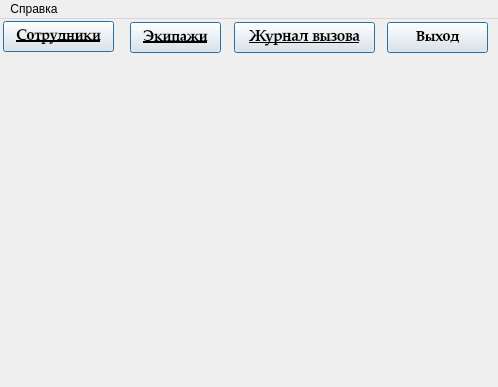
<?xml version="1.0" encoding="UTF-8"?>
<ui version="4.0">
 <class>MainWindow</class>
 <widget class="QMainWindow" name="MainWindow">
  <property name="geometry">
   <rect>
    <x>0</x>
    <y>0</y>
    <width>498</width>
    <height>387</height>
   </rect>
  </property>
  <property name="windowTitle">
   <string>СТРАЖИ ГАЛАКТИКИ</string>
  </property>
  <widget class="QWidget" name="centralwidget">
   <widget class="QPushButton" name="pushButton">
    <property name="geometry">
     <rect>
      <x>3</x>
      <y>2</y>
      <width>111</width>
      <height>31</height>
     </rect>
    </property>
    <property name="font">
     <font>
      <family>Palatino Linotype</family>
      <pointsize>11</pointsize>
      <weight>75</weight>
      <italic>false</italic>
      <bold>true</bold>
      <underline>true</underline>
     </font>
    </property>
    <property name="text">
     <string>Сотрудники</string>
    </property>
    <property name="iconSize">
     <size>
      <width>150</width>
      <height>100</height>
     </size>
    </property>
    <property name="checkable">
     <bool>false</bool>
    </property>
    <property name="autoRepeat">
     <bool>false</bool>
    </property>
    <property name="autoDefault">
     <bool>false</bool>
    </property>
    <property name="default">
     <bool>true</bool>
    </property>
    <property name="flat">
     <bool>false</bool>
    </property>
   </widget>
   <widget class="QPushButton" name="pushButton_2">
    <property name="geometry">
     <rect>
      <x>130</x>
      <y>3</y>
      <width>91</width>
      <height>31</height>
     </rect>
    </property>
    <property name="font">
     <font>
      <family>Palatino Linotype</family>
      <pointsize>11</pointsize>
      <weight>75</weight>
      <bold>true</bold>
      <underline>true</underline>
     </font>
    </property>
    <property name="text">
     <string>Экипажи</string>
    </property>
    <property name="default">
     <bool>true</bool>
    </property>
    <property name="flat">
     <bool>false</bool>
    </property>
   </widget>
   <widget class="QPushButton" name="pushButton_3">
    <property name="geometry">
     <rect>
      <x>234</x>
      <y>3</y>
      <width>141</width>
      <height>31</height>
     </rect>
    </property>
    <property name="font">
     <font>
      <family>Palatino Linotype</family>
      <pointsize>12</pointsize>
      <weight>75</weight>
      <italic>false</italic>
      <bold>true</bold>
      <underline>true</underline>
     </font>
    </property>
    <property name="text">
     <string>Журнал вызова</string>
    </property>
    <property name="default">
     <bool>true</bool>
    </property>
    <property name="flat">
     <bool>false</bool>
    </property>
   </widget>
   <widget class="QPushButton" name="pushButton_4">
    <property name="geometry">
     <rect>
      <x>387</x>
      <y>3</y>
      <width>101</width>
      <height>31</height>
     </rect>
    </property>
    <property name="font">
     <font>
      <family>Palatino Linotype</family>
      <pointsize>11</pointsize>
      <weight>75</weight>
      <bold>true</bold>
      <underline>false</underline>
     </font>
    </property>
    <property name="text">
     <string>Выход</string>
    </property>
    <property name="default">
     <bool>true</bool>
    </property>
    <property name="flat">
     <bool>false</bool>
    </property>
   </widget>
   <widget class="QLabel" name="label">
    <property name="geometry">
     <rect>
      <x>0</x>
      <y>0</y>
      <width>491</width>
      <height>361</height>
     </rect>
    </property>
    <property name="font">
     <font>
      <stylestrategy>NoAntialias</stylestrategy>
     </font>
    </property>
    <property name="text">
     <string/>
    </property>
    <property name="pixmap">
     <pixmap>титул.jpg</pixmap>
    </property>
    <property name="scaledContents">
     <bool>true</bool>
    </property>
   </widget>
   <zorder>label</zorder>
   <zorder>pushButton</zorder>
   <zorder>pushButton_2</zorder>
   <zorder>pushButton_3</zorder>
   <zorder>pushButton_4</zorder>
  </widget>
  <widget class="QMenuBar" name="menubar">
   <property name="geometry">
    <rect>
     <x>0</x>
     <y>0</y>
     <width>498</width>
     <height>21</height>
    </rect>
   </property>
   <widget class="QMenu" name="menu">
    <property name="title">
     <string>Справка</string>
    </property>
    <addaction name="action_11"/>
    <addaction name="action_12"/>
    <addaction name="action_13"/>
   </widget>
   <addaction name="menu"/>
  </widget>
  <action name="action">
   <property name="text">
    <string>О Программе</string>
   </property>
  </action>
  <action name="action_2">
   <property name="text">
    <string>Инструкция</string>
   </property>
  </action>
  <action name="action_3">
   <property name="text">
    <string>Об Авторе</string>
   </property>
  </action>
  <action name="action_11">
   <property name="text">
    <string>О Программе</string>
   </property>
  </action>
  <action name="action_12">
   <property name="text">
    <string>Инструкция</string>
   </property>
  </action>
  <action name="action_13">
   <property name="text">
    <string>Об Авторе</string>
   </property>
  </action>
 </widget>
 <resources/>
 <connections/>
</ui>
